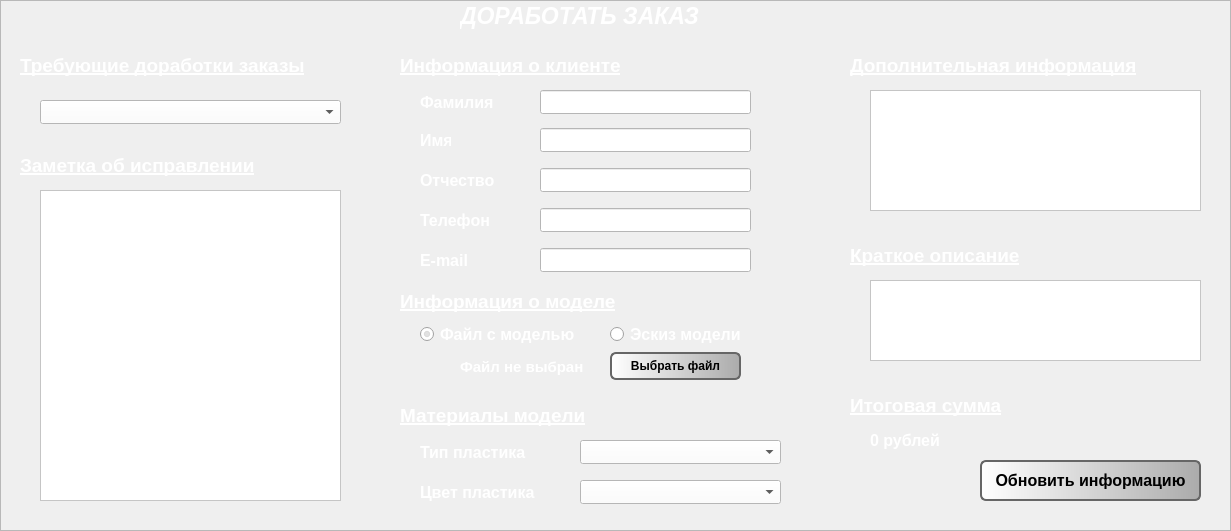
   <widget class="QFrame" name="manager_refactore_order_group">
    <property name="enabled">
     <bool>true</bool>
    </property>
    <property name="geometry">
     <rect>
      <x>0</x>
      <y>120</y>
      <width>1231</width>
      <height>531</height>
     </rect>
    </property>
    <property name="frameShape">
     <enum>QFrame::StyledPanel</enum>
    </property>
    <property name="frameShadow">
     <enum>QFrame::Raised</enum>
    </property>
    <widget class="QLabel" name="surname_label_ref">
     <property name="geometry">
      <rect>
       <x>420</x>
       <y>92</y>
       <width>81</width>
       <height>21</height>
      </rect>
     </property>
     <property name="font">
      <font>
       <family>Arial</family>
       <pointsize>12</pointsize>
       <weight>75</weight>
       <italic>false</italic>
       <bold>true</bold>
      </font>
     </property>
     <property name="styleSheet">
      <string notr="true">color: rgb(255, 255, 255);</string>
     </property>
     <property name="text">
      <string>Фамилия</string>
     </property>
    </widget>
    <widget class="QLabel" name="client_info_label_ref">
     <property name="geometry">
      <rect>
       <x>400</x>
       <y>50</y>
       <width>221</width>
       <height>31</height>
      </rect>
     </property>
     <property name="font">
      <font>
       <family>Arial</family>
       <pointsize>14</pointsize>
       <weight>75</weight>
       <italic>false</italic>
       <bold>true</bold>
       <underline>true</underline>
       <strikeout>false</strikeout>
      </font>
     </property>
     <property name="styleSheet">
      <string notr="true">color: rgb(255, 255, 255);</string>
     </property>
     <property name="text">
      <string>Информация о клиенте</string>
     </property>
    </widget>
    <widget class="QLabel" name="name_label_ref">
     <property name="geometry">
      <rect>
       <x>420</x>
       <y>130</y>
       <width>31</width>
       <height>21</height>
      </rect>
     </property>
     <property name="font">
      <font>
       <family>Arial</family>
       <pointsize>12</pointsize>
       <weight>75</weight>
       <italic>false</italic>
       <bold>true</bold>
      </font>
     </property>
     <property name="styleSheet">
      <string notr="true">color: rgb(255, 255, 255);</string>
     </property>
     <property name="text">
      <string>Имя</string>
     </property>
    </widget>
    <widget class="QLabel" name="refactor_order_label">
     <property name="geometry">
      <rect>
       <x>460</x>
       <y>0</y>
       <width>251</width>
       <height>31</height>
      </rect>
     </property>
     <property name="font">
      <font>
       <family>Arial</family>
       <pointsize>17</pointsize>
       <weight>75</weight>
       <italic>true</italic>
       <bold>true</bold>
      </font>
     </property>
     <property name="styleSheet">
      <string notr="true">color: rgb(255, 255, 255);</string>
     </property>
     <property name="text">
      <string>ДОРАБОТАТЬ ЗАКАЗ</string>
     </property>
    </widget>
    <widget class="QLabel" name="patronymic_label_ref">
     <property name="geometry">
      <rect>
       <x>420</x>
       <y>170</y>
       <width>81</width>
       <height>21</height>
      </rect>
     </property>
     <property name="font">
      <font>
       <family>Arial</family>
       <pointsize>12</pointsize>
       <weight>75</weight>
       <italic>false</italic>
       <bold>true</bold>
      </font>
     </property>
     <property name="styleSheet">
      <string notr="true">color: rgb(255, 255, 255);</string>
     </property>
     <property name="text">
      <string>Отчество</string>
     </property>
    </widget>
    <widget class="QLineEdit" name="surname_text_ref">
     <property name="geometry">
      <rect>
       <x>540</x>
       <y>90</y>
       <width>211</width>
       <height>24</height>
      </rect>
     </property>
     <property name="font">
      <font>
       <pointsize>11</pointsize>
      </font>
     </property>
     <property name="styleSheet">
      <string notr="true">background-color: rgb(255, 255, 255);</string>
     </property>
     <property name="text">
      <string/>
     </property>
    </widget>
    <widget class="QLineEdit" name="name_text_ref">
     <property name="geometry">
      <rect>
       <x>540</x>
       <y>128</y>
       <width>211</width>
       <height>24</height>
      </rect>
     </property>
     <property name="font">
      <font>
       <pointsize>11</pointsize>
      </font>
     </property>
     <property name="styleSheet">
      <string notr="true">background-color: rgb(255, 255, 255);</string>
     </property>
     <property name="text">
      <string/>
     </property>
    </widget>
    <widget class="QLineEdit" name="patronimic_text_ref">
     <property name="enabled">
      <bool>true</bool>
     </property>
     <property name="geometry">
      <rect>
       <x>540</x>
       <y>168</y>
       <width>211</width>
       <height>24</height>
      </rect>
     </property>
     <property name="font">
      <font>
       <pointsize>11</pointsize>
      </font>
     </property>
     <property name="styleSheet">
      <string notr="true">background-color: rgb(255, 255, 255);</string>
     </property>
     <property name="text">
      <string/>
     </property>
    </widget>
    <widget class="QLabel" name="phone_label_ref">
     <property name="geometry">
      <rect>
       <x>420</x>
       <y>210</y>
       <width>81</width>
       <height>21</height>
      </rect>
     </property>
     <property name="font">
      <font>
       <family>Arial</family>
       <pointsize>12</pointsize>
       <weight>75</weight>
       <italic>false</italic>
       <bold>true</bold>
      </font>
     </property>
     <property name="styleSheet">
      <string notr="true">color: rgb(255, 255, 255);</string>
     </property>
     <property name="text">
      <string>Телефон</string>
     </property>
    </widget>
    <widget class="QLineEdit" name="phone_text_ref">
     <property name="enabled">
      <bool>true</bool>
     </property>
     <property name="geometry">
      <rect>
       <x>540</x>
       <y>208</y>
       <width>211</width>
       <height>24</height>
      </rect>
     </property>
     <property name="font">
      <font>
       <pointsize>11</pointsize>
      </font>
     </property>
     <property name="styleSheet">
      <string notr="true">background-color: rgb(255, 255, 255);</string>
     </property>
     <property name="text">
      <string/>
     </property>
    </widget>
    <widget class="QLabel" name="additional_info_label_ref">
     <property name="geometry">
      <rect>
       <x>850</x>
       <y>50</y>
       <width>291</width>
       <height>31</height>
      </rect>
     </property>
     <property name="font">
      <font>
       <family>Arial</family>
       <pointsize>14</pointsize>
       <weight>75</weight>
       <italic>false</italic>
       <bold>true</bold>
       <underline>true</underline>
      </font>
     </property>
     <property name="styleSheet">
      <string notr="true">color: rgb(255, 255, 255);</string>
     </property>
     <property name="text">
      <string>Дополнительная информация</string>
     </property>
    </widget>
    <widget class="QTextEdit" name="additional_info_text_ref">
     <property name="geometry">
      <rect>
       <x>870</x>
       <y>90</y>
       <width>331</width>
       <height>121</height>
      </rect>
     </property>
     <property name="font">
      <font>
       <pointsize>11</pointsize>
      </font>
     </property>
     <property name="styleSheet">
      <string notr="true">background-color: rgb(255, 255, 255);</string>
     </property>
     <property name="html">
      <string>&lt;!DOCTYPE HTML PUBLIC &quot;-//W3C//DTD HTML 4.0//EN&quot; &quot;http://www.w3.org/TR/REC-html40/strict.dtd&quot;&gt;
&lt;html&gt;&lt;head&gt;&lt;meta name=&quot;qrichtext&quot; content=&quot;1&quot; /&gt;&lt;style type=&quot;text/css&quot;&gt;
p, li { white-space: pre-wrap; }
&lt;/style&gt;&lt;/head&gt;&lt;body style=&quot; font-family:'MS Shell Dlg 2'; font-size:11pt; font-weight:400; font-style:normal;&quot;&gt;
&lt;p style=&quot;-qt-paragraph-type:empty; margin-top:0px; margin-bottom:0px; margin-left:0px; margin-right:0px; -qt-block-indent:0; text-indent:0px; font-size:8.25pt;&quot;&gt;&lt;br /&gt;&lt;/p&gt;&lt;/body&gt;&lt;/html&gt;</string>
     </property>
    </widget>
    <widget class="QLabel" name="model_info_label_ref">
     <property name="geometry">
      <rect>
       <x>400</x>
       <y>286</y>
       <width>221</width>
       <height>31</height>
      </rect>
     </property>
     <property name="font">
      <font>
       <family>Arial</family>
       <pointsize>14</pointsize>
       <weight>75</weight>
       <italic>false</italic>
       <bold>true</bold>
       <underline>true</underline>
      </font>
     </property>
     <property name="styleSheet">
      <string notr="true">color: rgb(255, 255, 255);</string>
     </property>
     <property name="text">
      <string>Информация о моделе</string>
     </property>
    </widget>
    <widget class="QRadioButton" name="file_with_model_radio_ref">
     <property name="geometry">
      <rect>
       <x>420</x>
       <y>326</y>
       <width>161</width>
       <height>17</height>
      </rect>
     </property>
     <property name="font">
      <font>
       <family>Arial</family>
       <pointsize>12</pointsize>
       <weight>75</weight>
       <bold>true</bold>
      </font>
     </property>
     <property name="styleSheet">
      <string notr="true">color: rgb(255, 255, 255);</string>
     </property>
     <property name="text">
      <string>Файл с моделью</string>
     </property>
     <property name="checked">
      <bool>true</bool>
     </property>
    </widget>
    <widget class="QRadioButton" name="sketch_of_model_radio_ref">
     <property name="geometry">
      <rect>
       <x>610</x>
       <y>326</y>
       <width>141</width>
       <height>17</height>
      </rect>
     </property>
     <property name="font">
      <font>
       <family>Arial</family>
       <pointsize>12</pointsize>
       <weight>75</weight>
       <bold>true</bold>
      </font>
     </property>
     <property name="styleSheet">
      <string notr="true">color: rgb(255, 255, 255);</string>
     </property>
     <property name="text">
      <string>Эскиз модели</string>
     </property>
    </widget>
    <widget class="QPushButton" name="select_file_button_ref">
     <property name="enabled">
      <bool>true</bool>
     </property>
     <property name="geometry">
      <rect>
       <x>610</x>
       <y>352</y>
       <width>131</width>
       <height>28</height>
      </rect>
     </property>
     <property name="font">
      <font>
       <family>Arial</family>
       <pointsize>9</pointsize>
       <weight>75</weight>
       <bold>true</bold>
      </font>
     </property>
     <property name="styleSheet">
      <string notr="true">background-color: qlineargradient(spread:pad, x1:0, y1:0, x2:1, y2:0, stop:0 rgba(255, 255, 255, 255), stop:1 rgba(171,171,171,1));
border-color: rgb(102, 102, 102);
border: 2px solid rgb(102, 102, 102);
border-radius: 6px;
</string>
     </property>
     <property name="text">
      <string>Выбрать файл</string>
     </property>
    </widget>
    <widget class="QLabel" name="selected_fil_label_ref">
     <property name="geometry">
      <rect>
       <x>460</x>
       <y>356</y>
       <width>131</width>
       <height>21</height>
      </rect>
     </property>
     <property name="font">
      <font>
       <family>Arial</family>
       <pointsize>11</pointsize>
       <weight>75</weight>
       <italic>false</italic>
       <bold>true</bold>
      </font>
     </property>
     <property name="styleSheet">
      <string notr="true">color: rgb(255, 255, 255);</string>
     </property>
     <property name="text">
      <string>Файл не выбран</string>
     </property>
    </widget>
    <widget class="QLabel" name="model_materials_label_ref">
     <property name="geometry">
      <rect>
       <x>400</x>
       <y>400</y>
       <width>191</width>
       <height>31</height>
      </rect>
     </property>
     <property name="font">
      <font>
       <family>Arial</family>
       <pointsize>14</pointsize>
       <weight>75</weight>
       <italic>false</italic>
       <bold>true</bold>
       <underline>true</underline>
      </font>
     </property>
     <property name="styleSheet">
      <string notr="true">color: rgb(255, 255, 255);</string>
     </property>
     <property name="text">
      <string>Материалы модели</string>
     </property>
    </widget>
    <widget class="QLabel" name="plastic_color_label_ref">
     <property name="geometry">
      <rect>
       <x>420</x>
       <y>482</y>
       <width>121</width>
       <height>21</height>
      </rect>
     </property>
     <property name="font">
      <font>
       <family>Arial</family>
       <pointsize>12</pointsize>
       <weight>75</weight>
       <italic>false</italic>
       <bold>true</bold>
      </font>
     </property>
     <property name="styleSheet">
      <string notr="true">color: rgb(255, 255, 255);</string>
     </property>
     <property name="text">
      <string>Цвет пластика</string>
     </property>
    </widget>
    <widget class="QLabel" name="type_of_plastic_label_ref">
     <property name="geometry">
      <rect>
       <x>420</x>
       <y>442</y>
       <width>111</width>
       <height>21</height>
      </rect>
     </property>
     <property name="font">
      <font>
       <family>Arial</family>
       <pointsize>12</pointsize>
       <weight>75</weight>
       <italic>false</italic>
       <bold>true</bold>
      </font>
     </property>
     <property name="styleSheet">
      <string notr="true">color: rgb(255, 255, 255);</string>
     </property>
     <property name="text">
      <string>Тип пластика</string>
     </property>
    </widget>
    <widget class="QComboBox" name="type_of_plastic_combobox_ref">
     <property name="geometry">
      <rect>
       <x>580</x>
       <y>440</y>
       <width>201</width>
       <height>24</height>
      </rect>
     </property>
     <property name="font">
      <font>
       <pointsize>11</pointsize>
      </font>
     </property>
     <property name="styleSheet">
      <string notr="true">background-color: rgb(255, 255, 255);</string>
     </property>
    </widget>
    <widget class="QComboBox" name="color_of_plastic_combobox_ref">
     <property name="geometry">
      <rect>
       <x>580</x>
       <y>480</y>
       <width>201</width>
       <height>24</height>
      </rect>
     </property>
     <property name="font">
      <font>
       <pointsize>11</pointsize>
      </font>
     </property>
     <property name="styleSheet">
      <string notr="true">background-color: rgb(255, 255, 255);</string>
     </property>
    </widget>
    <widget class="QLabel" name="short_description_label_re">
     <property name="geometry">
      <rect>
       <x>850</x>
       <y>240</y>
       <width>181</width>
       <height>31</height>
      </rect>
     </property>
     <property name="font">
      <font>
       <family>Arial</family>
       <pointsize>14</pointsize>
       <weight>75</weight>
       <italic>false</italic>
       <bold>true</bold>
       <underline>true</underline>
      </font>
     </property>
     <property name="styleSheet">
      <string notr="true">color: rgb(255, 255, 255);</string>
     </property>
     <property name="text">
      <string>Краткое описание</string>
     </property>
    </widget>
    <widget class="QTextEdit" name="short_description_text_ref">
     <property name="geometry">
      <rect>
       <x>870</x>
       <y>280</y>
       <width>331</width>
       <height>81</height>
      </rect>
     </property>
     <property name="font">
      <font>
       <pointsize>11</pointsize>
      </font>
     </property>
     <property name="styleSheet">
      <string notr="true">background-color: rgb(255, 255, 255);</string>
     </property>
     <property name="html">
      <string>&lt;!DOCTYPE HTML PUBLIC &quot;-//W3C//DTD HTML 4.0//EN&quot; &quot;http://www.w3.org/TR/REC-html40/strict.dtd&quot;&gt;
&lt;html&gt;&lt;head&gt;&lt;meta name=&quot;qrichtext&quot; content=&quot;1&quot; /&gt;&lt;style type=&quot;text/css&quot;&gt;
p, li { white-space: pre-wrap; }
&lt;/style&gt;&lt;/head&gt;&lt;body style=&quot; font-family:'MS Shell Dlg 2'; font-size:11pt; font-weight:400; font-style:normal;&quot;&gt;
&lt;p style=&quot;-qt-paragraph-type:empty; margin-top:0px; margin-bottom:0px; margin-left:0px; margin-right:0px; -qt-block-indent:0; text-indent:0px;&quot;&gt;&lt;br /&gt;&lt;/p&gt;&lt;/body&gt;&lt;/html&gt;</string>
     </property>
    </widget>
    <widget class="QLabel" name="price_info_label_ref">
     <property name="geometry">
      <rect>
       <x>850</x>
       <y>390</y>
       <width>181</width>
       <height>31</height>
      </rect>
     </property>
     <property name="font">
      <font>
       <family>Arial</family>
       <pointsize>14</pointsize>
       <weight>75</weight>
       <italic>false</italic>
       <bold>true</bold>
       <underline>true</underline>
      </font>
     </property>
     <property name="styleSheet">
      <string notr="true">color: rgb(255, 255, 255);</string>
     </property>
     <property name="text">
      <string>Итоговая сумма</string>
     </property>
    </widget>
    <widget class="QLabel" name="finale_price_label_ref">
     <property name="geometry">
      <rect>
       <x>870</x>
       <y>430</y>
       <width>331</width>
       <height>21</height>
      </rect>
     </property>
     <property name="font">
      <font>
       <family>Arial</family>
       <pointsize>12</pointsize>
       <weight>75</weight>
       <italic>false</italic>
       <bold>true</bold>
      </font>
     </property>
     <property name="styleSheet">
      <string notr="true">color: rgb(255, 255, 255);</string>
     </property>
     <property name="text">
      <string>0 рублей</string>
     </property>
    </widget>
    <widget class="QPushButton" name="refactore_order_button_ref">
     <property name="enabled">
      <bool>true</bool>
     </property>
     <property name="geometry">
      <rect>
       <x>980</x>
       <y>460</y>
       <width>221</width>
       <height>41</height>
      </rect>
     </property>
     <property name="font">
      <font>
       <family>Arial</family>
       <pointsize>12</pointsize>
       <weight>75</weight>
       <bold>true</bold>
      </font>
     </property>
     <property name="styleSheet">
      <string notr="true">background-color: qlineargradient(spread:pad, x1:0, y1:0, x2:1, y2:0, stop:0 rgba(255, 255, 255, 255), stop:1 rgba(171,171,171,1));
border-color: rgb(102, 102, 102);
border: 2px solid rgb(102, 102, 102);
border-radius: 6px;
</string>
     </property>
     <property name="text">
      <string>Обновить информацию</string>
     </property>
    </widget>
    <widget class="QComboBox" name="need_refactoring_order_combobox">
     <property name="geometry">
      <rect>
       <x>40</x>
       <y>100</y>
       <width>301</width>
       <height>24</height>
      </rect>
     </property>
     <property name="font">
      <font>
       <pointsize>11</pointsize>
      </font>
     </property>
     <property name="styleSheet">
      <string notr="true">background-color: rgb(255, 255, 255);</string>
     </property>
    </widget>
    <widget class="QLabel" name="need_refactoring_order_label">
     <property name="geometry">
      <rect>
       <x>20</x>
       <y>50</y>
       <width>291</width>
       <height>31</height>
      </rect>
     </property>
     <property name="font">
      <font>
       <family>Arial</family>
       <pointsize>14</pointsize>
       <weight>75</weight>
       <italic>false</italic>
       <bold>true</bold>
       <underline>true</underline>
       <strikeout>false</strikeout>
      </font>
     </property>
     <property name="styleSheet">
      <string notr="true">color: rgb(255, 255, 255);</string>
     </property>
     <property name="text">
      <string>Требующие доработки заказы</string>
     </property>
    </widget>
    <widget class="QLabel" name="node_of_refactoring_label">
     <property name="geometry">
      <rect>
       <x>20</x>
       <y>150</y>
       <width>291</width>
       <height>31</height>
      </rect>
     </property>
     <property name="font">
      <font>
       <family>Arial</family>
       <pointsize>14</pointsize>
       <weight>75</weight>
       <italic>false</italic>
       <bold>true</bold>
       <underline>true</underline>
       <strikeout>false</strikeout>
      </font>
     </property>
     <property name="styleSheet">
      <string notr="true">color: rgb(255, 255, 255);</string>
     </property>
     <property name="text">
      <string>Заметка об исправлении</string>
     </property>
    </widget>
    <widget class="QTextEdit" name="note_of_refactoring">
     <property name="geometry">
      <rect>
       <x>40</x>
       <y>190</y>
       <width>301</width>
       <height>311</height>
      </rect>
     </property>
     <property name="font">
      <font>
       <pointsize>11</pointsize>
      </font>
     </property>
     <property name="styleSheet">
      <string notr="true">background-color: rgb(255, 255, 255);</string>
     </property>
    </widget>
    <widget class="QLineEdit" name="email_text_ref">
     <property name="enabled">
      <bool>true</bool>
     </property>
     <property name="geometry">
      <rect>
       <x>540</x>
       <y>248</y>
       <width>211</width>
       <height>24</height>
      </rect>
     </property>
     <property name="font">
      <font>
       <pointsize>11</pointsize>
      </font>
     </property>
     <property name="styleSheet">
      <string notr="true">background-color: rgb(255, 255, 255);</string>
     </property>
     <property name="text">
      <string/>
     </property>
    </widget>
    <widget class="QLabel" name="email_label_ref">
     <property name="geometry">
      <rect>
       <x>420</x>
       <y>250</y>
       <width>81</width>
       <height>21</height>
      </rect>
     </property>
     <property name="font">
      <font>
       <family>Arial</family>
       <pointsize>12</pointsize>
       <weight>75</weight>
       <italic>false</italic>
       <bold>true</bold>
      </font>
     </property>
     <property name="styleSheet">
      <string notr="true">color: rgb(255, 255, 255);</string>
     </property>
     <property name="text">
      <string>E-mail</string>
     </property>
    </widget>
   </widget>
